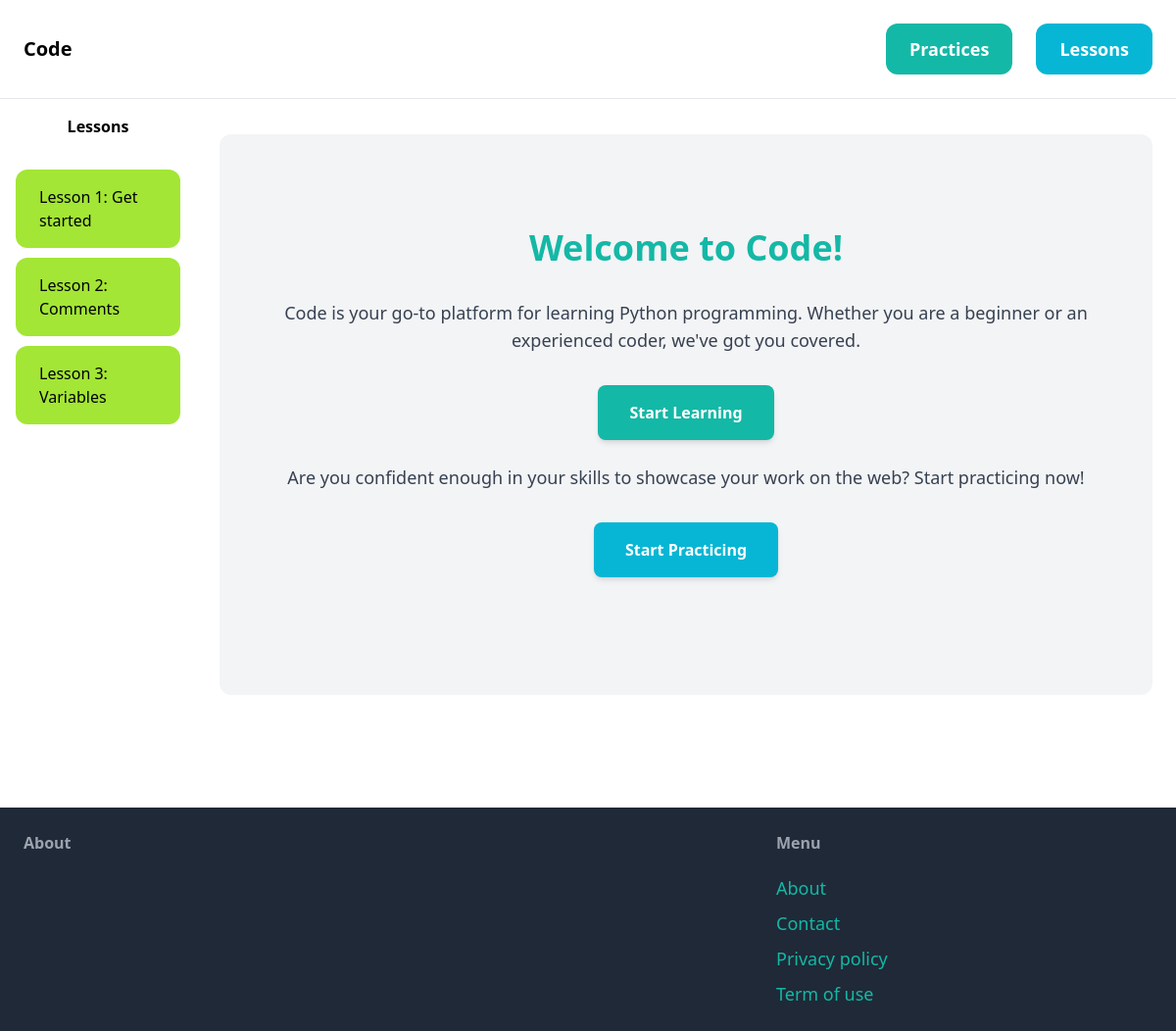
The page / on the database its author committed.
### lessons/models.py (models this page shows, shortened)
class Lesson(models.Model):
    identification = models.IntegerField(default=0)
    name = models.CharField(max_length=255)
    image = models.ImageField(upload_to='item_images', blank=True, null=True)
    created_at = models.DateTimeField(auto_now_add=True)
    class Meta:
        ordering = ('created_at',)

### core/views.py (the view)
# urls.py: path('', views.index,name='index'),
def index(request):
    problems = Problem.objects.all()
    lessons = Lesson.objects.all()
    context = {
        'problems':problems,
        'lessons' : lessons,
    }
    return render(request, 'core/index.html',context)

### core/templates/core/index.html (shortened to what this page needs)
{% extends 'core/base.html' %}
{% block content %}
<div class="mt-6 px-6 py-12 bg-gray-100 rounded-xl">
    <div class="flex flex-col justify-center items-center px-4 py-12">
        <div class="flex flex-col justify-center items-center">
            <h1 class="text-4xl font-bold text-teal-500 mb-8">Welcome to Code!</h1>
            <p class="text-lg text-gray-700 text-center mb-8">Code is your go-to platform for learning Python programming. Whether you are a beginner or an experienced coder, we've got you covered.</p>
            <a href="{% url 'lessons:lessons' %}" class="bg-teal-500 hover:bg-teal-600 text-white font-semibold px-8 py-4 rounded-lg shadow-md transition-colors duration-300">Start Learning</a>
        </div>
        <div class="flex flex-col justify-center items-center py-6">
            <p class="text-lg text-gray-700 text-center mb-8">Are you confident enough in your skills to showcase your work on the web? Start practicing now!</p>
            <a href="{% url 'problems:all_problems' %}" class="bg-cyan-500 hover:bg-cyan-600 text-white font-semibold px-8 py-4 rounded-lg shadow-md transition-colors duration-300">Start Practicing</a>
        </div>
    </div>
</div>
{% endblock %}

### core/templates/core/base.html (shortened to what this page needs)
{% load static %}
<!doctype html>
<html>
    <head>
        <script src="https://cdn.tailwindcss.com"></script>
        <link href="{% static 'codemirror/lib/codemirror.css' %}" rel="stylesheet"/>
        <link href="{% static 'codemirror/theme/dracula.css' %}" rel="stylesheet"/>
    </head>
    </head>
    <body class="flex flex-col">
      <nav class="py-6 px-6 flex justify-between items-center border-b border-gray-200">
        <a href="/" class="text-xl font-semibold">Code</a>
        <div class="space-x-6 flex flex-wrap items-center">
          <a href="{% url 'problems:all_problems' %}" class="px-6 py-3 text-lg font-semibold bg-teal-500 text-white rounded-xl hover:bg-teal-700">Practices</a>
          <a href="{% url 'lessons:lessons' %}" class="px-6 py-3 text-lg font-semibold bg-cyan-500 text-white rounded-xl hover:bg-cyan-700">Lessons</a>
        </div>
      </nav>
      <div class="grid grid-rows-7 content">
        <div class="flex flex-row row-span-6">
          <div class="basis-1/6">
            <p class="font-semibold text-center py-4">Lessons</p>
            <div class="py-4 gap-4">
              <ul class="px-4">
                {% for lesson in lessons %}
                  <a href="{% url 'lessons:detail' lesson.id %}">
                    <li class="py-4 px-6 rounded-xl bg-lime-400 rounded-xl hover:bg-lime-500 inline-block" style="display: block; margin-bottom: 10px;">
                      {{ lesson.name }}
                    </li>
                  </a>
                {% endfor %}
              </ul>
            </div>
          </div>
          <div class="basis-5/6 py-3 px-6">
            {% block content %}
            {% endblock %}
          </div>
        </div>
      </div>
      <footer class="py-6 px-6 flex justify-between bg-gray-800 text-white">
        <div class="w-2/3 pr-10">
          <h3 class="mb-5 font-semibold text-gray-400">About</h3>
        </div>
        <div class="w-1/3">
          <h3 class="mb-5 font-semibold text-gray-400">Menu</h3>
          <ul class="space-y-2">
            <li><a href="#" class="text-lg text-teal-500 hover:text-teal-700">About</a></li>
            <li><a href="#" class="text-lg text-teal-500 hover:text-teal-700">Contact</a></li>
            <li><a href="#" class="text-lg text-teal-500 hover:text-teal-700">Privacy policy</a></li>
            <li><a href="#" class="text-lg text-teal-500 hover:text-teal-700">Term of use</a></li>
          </ul>
        </div>
      </footer>
    </body>
</html>

### core/templates/core/base.html (style rules this page uses)
html, body { height: 100%; display: flex; flex-direction: column; }
.content { flex: 1; }

### rows shown on the page
Lesson: name "Lesson 1: Get started"
Lesson: name "Lesson 2: Comments"
Lesson: name "Lesson 3: Variables"
